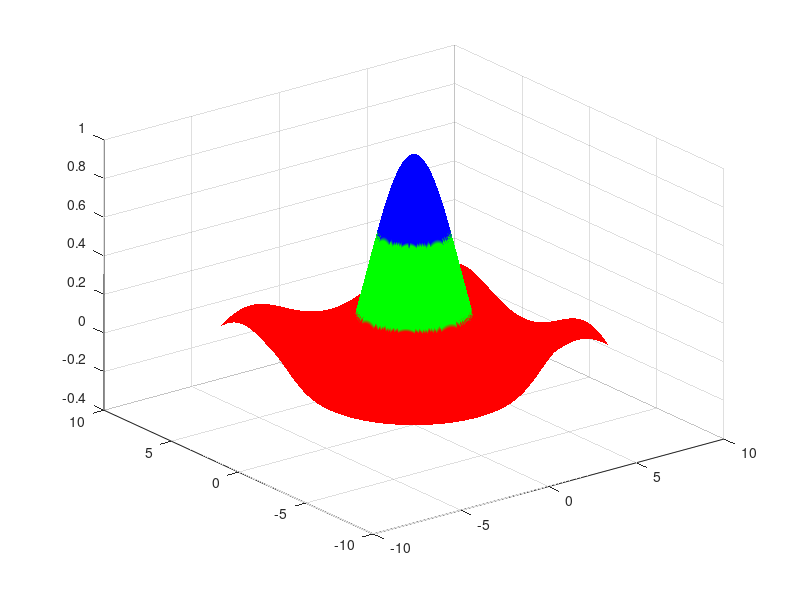

This chart was generated by the following MATLAB code:
##t = 0:0.05:9*pi;
##x = 2*sin(t);
##y = 3*cos(t);
##plot3(x,y,t);
##grid on;

##x = -10:0.5:10;
##y = -10:0.5:10;
##[X,Y] = meshgrid(x,y);
##Z = X.^2-Y.^2;
##mesh(X,Y,Z);

##n = 100;
##t1 = pi*(-n:5:n)/n;
##t2 = (pi/2)*(-n:5:n)'/n;
##X = cos(t2)*cos(t1);
##Y = cos(t2)*sin(t1);
##E = ones(size(t1));
##Z = sin(t2)*E;
##plot3(X,Y,Z,'b'), grid on;

x = -2*pi:0.05:2*pi;
y = -2*pi:0.05:2*pi;
[X,Y] = meshgrid(x,y);
Z = sin(sqrt(X.^2+Y.^2))./sqrt(X.^2+Y.^2);
figure;
surf(X,Y,Z);
shading interp;
a = linspace(0, 1, 60)';
b = sqrt(a);
c = tan(a);
colormap([1 0 0; 0 1 0; 0 0 1]);
##figure;
##surf(X,Y,Z);
##shading faceted;

##Z = 20 - X.^2 - Y.^2;
##surf(X,Y,Z);
##shading interp
##colormap('ocean');

##t1 = 0:0.05:2*pi;
##t2 = 0:0.05:2*pi;
##r = 3;
##R = 4;
##h = 40;
####x = (R+r.*cos(t1)).*cos(t2);
####y = (R+r.*cos(t1)).*sin(t2);
##[u,v] = meshgrid(t1,t2);
##x = (R+r.*cos(u)).*cos(v);
##y = (R+r*cos(u)).*sin(v);
##z = r.*sin(u)+h.*u./2*pi;
##surf(x,y,z);



